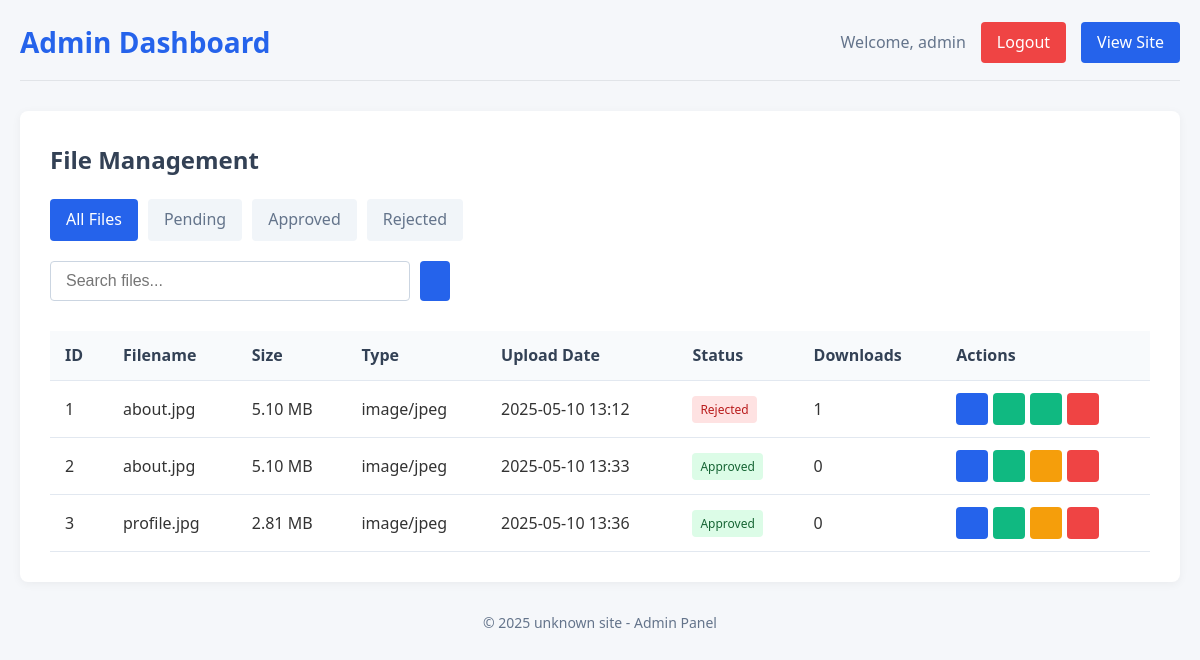
/admin-dashboard.php (signed in), run on the app's committed database.
### tables this page shows
CREATE TABLE `files` (
  `id` int(11) NOT NULL,
  `filename` varchar(255) NOT NULL,
  `original_filename` varchar(255) NOT NULL,
  `file_path` varchar(255) NOT NULL,
  `file_size` int(11) NOT NULL,
  `file_type` varchar(100) NOT NULL,
  `upload_date` timestamp NOT NULL DEFAULT current_timestamp(),
  `status` enum('pending','approved','rejected') DEFAULT 'approved',
  `download_count` int(11) DEFAULT 0
);

### db.php (called while the page is built, shortened)
<?php
$host = 'localhost';
$dbname = 'file_upload_system';
$username = 'root';
$password = '';
try {
    $pdo = new PDO("mysql:host=$host;dbname=$dbname", $username, $password);
    $pdo->setAttribute(PDO::ATTR_ERRMODE, PDO::ERRMODE_EXCEPTION);
} catch (PDOException $e) {
    die("Database connection failed: " . $e->getMessage());
}
function getAllFiles($status = null) {
    global $pdo;
    $query = "SELECT * FROM files";
    if ($status) {
        $query .= " WHERE status = ?";
        $stmt = $pdo->prepare($query);
        $stmt->execute([$status]);
    } else {
        $stmt = $pdo->prepare($query);
        $stmt->execute();
    }
    return $stmt->fetchAll(PDO::FETCH_ASSOC);
}

### admin-dashboard.php (the view, shortened to what this page needs)
<?php
require_once 'db.php';
$filter = $_GET['filter'] ?? 'all';
$files = [];
if ($filter === 'pending') {
    $files = getAllFiles('pending');
} elseif ($filter === 'approved') {
    $files = getAllFiles('approved');
} elseif ($filter === 'rejected') {
    $files = getAllFiles('rejected');
} else {
    $files = getAllFiles();
}
?>
<!DOCTYPE html>
<html lang="en">
<head>
    <link rel="stylesheet" href="assets/css/style.css">
</head>
<body>
    <div class="container">
        <header class="admin-header">
            <h1>Admin Dashboard</h1>
            <div class="admin-actions">
                <span class="admin-username">Welcome, <?php echo htmlspecialchars($_SESSION['admin_username']); ?></span>
                <a href="?logout=1" class="logout-button">Logout</a>
                <a href="index.php" class="back-link">View Site</a>
            </div>
        </header>
        <main>
            <div class="admin-controls">
                <h2>File Management</h2>
                <div class="filter-controls">
                    <a href="?filter=all" class="filter-button <?php echo $filter === 'all' ? 'active' : ''; ?>">All Files</a>
                    <a href="?filter=pending" class="filter-button <?php echo $filter === 'pending' ? 'active' : ''; ?>">Pending</a>
                    <a href="?filter=approved" class="filter-button <?php echo $filter === 'approved' ? 'active' : ''; ?>">Approved</a>
                    <a href="?filter=rejected" class="filter-button <?php echo $filter === 'rejected' ? 'active' : ''; ?>">Rejected</a>
                </div>
                <div class="search-box admin-search">
                    <input type="text" id="adminSearchInput" placeholder="Search files...">
                    <button id="adminSearchButton">
                    </button>
                </div>
            </div>
            <div class="file-table-container">
                <table class="file-table">
                    <thead>
                        <tr>
                            <th>ID</th>
                            <th>Filename</th>
                            <th>Size</th>
                            <th>Type</th>
                            <th>Upload Date</th>
                            <th>Status</th>
                            <th>Downloads</th>
                            <th>Actions</th>
                        </tr>
                    </thead>
                    <tbody id="adminFileList">
                        <?php if (count($files) > 0): ?>
                            <?php foreach ($files as $file): ?>
                                <tr data-filename="<?php echo htmlspecialchars($file['original_filename']); ?>">
                                    <td><?php echo $file['id']; ?></td>
                                    <td data-filename="<?php echo htmlspecialchars($file['filename']); ?>"><?php echo htmlspecialchars($file['original_filename']); ?></td>
                                    <td><?php echo formatFileSize($file['file_size']); ?></td>
                                    <td><?php echo htmlspecialchars($file['file_type']); ?></td>
                                    <td><?php echo date('Y-m-d H:i', strtotime($file['upload_date'])); ?></td>
                                    <td>
                                        <span class="status-badge status-<?php echo $file['status']; ?>">
                                            <?php echo ucfirst($file['status']); ?>
                                        </span>
                                    </td>
                                    <td><?php echo $file['download_count']; ?></td>
                                    <td class="actions-cell">
                                        <div class="action-buttons">
                                            <a href="download.php?id=<?php echo $file['id']; ?>" class="action-button download-button" title="Download">
                                                <i data-lucide="download" class="action-icon"></i>
                                            </a>
                                            <?php if ($file['status'] !== 'approved'): ?>
                                                <form method="POST" action="" class="inline-form">
                                                    <button type="submit" class="action-button approve-button" title="Approve">
                                                        <i data-lucide="check" class="action-icon"></i>
                                                    </button>
                                                </form>
                                            <?php endif; ?>
                                            <?php if ($file['status'] !== 'rejected'): ?>
                                                <form method="POST" action="" class="inline-form">
                                                    <button type="submit" class="action-button reject-button" title="Reject">
                                                        <i data-lucide="x" class="action-icon"></i>
                                                    </button>
                                                </form>
                                            <?php endif; ?>
                                            <form method="POST" action="" class="inline-form" onsubmit="return confirm('Are you sure you want to delete this file?');">
                                                <button type="submit" class="action-button delete-button" title="Delete">
                                                    <i data-lucide="trash-2" class="action-icon"></i>
                                                </button>
                                            </form>
                                        </div>
                                    </td>
                                </tr>
                            <?php endforeach; ?>
                        <?php else: ?>
                            <tr>
                                <td colspan="8" class="no-files">No files found</td>
                            </tr>
                        <?php endif; ?>
                    </tbody>
                </table>
            </div>
        </main>
        <footer>
            <p>&copy; <?php echo date('Y'); ?> unknown site - Admin Panel</p>
        </footer>
    </div>
        <?php
        function formatFileSize($bytes) {
            if ($bytes >= 1073741824) {
                return number_format($bytes / 1073741824, 2) . ' GB';
            } elseif ($bytes >= 1048576) {
                return number_format($bytes / 1048576, 2) . ' MB';
            } elseif ($bytes >= 1024) {
                return number_format($bytes / 1024, 2) . ' KB';
            } else {
                return $bytes . ' bytes';
            }
        }
        ?>
</body>
</html>

### assets/css/style.css (style rules this page uses)
* { margin: 0; padding: 0; box-sizing: border-box; }
body { font-family: "Segoe UI", Tahoma, Geneva, Verdana, sans-serif; line-height: 1.6; color: #333; background-color: #f5f7fa; }
.container { max-width: 1200px; margin: 0 auto; padding: 20px; }
header { display: flex; justify-content: space-between; align-items: center; margin-bottom: 30px; padding-bottom: 15px; border-bottom: 1px solid #e1e4e8; }
h1 { color: #2563eb; font-size: 28px; }
.admin-link, .back-link { display: inline-block; padding: 8px 16px; background-color: #2563eb; color: white; text-decoration: none; border-radius: 4px; font-weight: 500; transition: background-color 0.2s; }
main { background-color: white; border-radius: 8px; box-shadow: 0 2px 10px rgba(0, 0, 0, 0.05); padding: 30px; margin-bottom: 30px; }
.search-box { display: flex; gap: 10px; margin-bottom: 20px; }
.search-box input { flex: 1; padding: 10px 15px; border: 1px solid #cbd5e1; border-radius: 4px; font-size: 16px; }
.search-box button { padding: 10px 15px; background-color: #2563eb; color: white; border: none; border-radius: 4px; cursor: pointer; transition: background-color 0.2s; }
.admin-header { display: flex; justify-content: space-between; align-items: center; }
.admin-actions { display: flex; align-items: center; gap: 15px; }
.admin-username { font-weight: 500; color: #64748b; }
.logout-button { padding: 8px 16px; background-color: #ef4444; color: white; text-decoration: none; border-radius: 4px; font-weight: 500; transition: background-color 0.2s; }
.admin-controls { margin-bottom: 30px; }
.admin-controls h2 { margin-bottom: 20px; color: #334155; }
.filter-controls { display: flex; gap: 10px; margin-bottom: 20px; flex-wrap: wrap; }
.filter-button { padding: 8px 16px; background-color: #f1f5f9; color: #64748b; text-decoration: none; border-radius: 4px; font-weight: 500; transition: all 0.2s; }
.filter-button.active { background-color: #2563eb; color: white; }
.admin-search { max-width: 400px; }
.file-table-container { overflow-x: auto; margin: 0 -15px; padding: 0 15px; }
.file-table { width: 100%; border-collapse: collapse; min-width: 800px; }
.file-table th, .file-table td { padding: 12px 15px; text-align: left; border-bottom: 1px solid #e2e8f0; }
.file-table th { background-color: #f8fafc; font-weight: 600; color: #334155; position: sticky; top: 0; z-index: 10; }
.status-badge { display: inline-block; padding: 4px 8px; border-radius: 4px; font-size: 12px; font-weight: 500; }
.status-approved { background-color: #dcfce7; color: #166534; }
.status-rejected { background-color: #fee2e2; color: #b91c1c; }
.actions-cell { white-space: nowrap; }
.action-buttons { display: flex; gap: 5px; flex-wrap: wrap; }
.action-button { display: inline-flex; align-items: center; justify-content: center; width: 32px; height: 32px; border-radius: 4px; border: none; background-color: #f1f5f9; cursor: pointer; transition: background-color 0.2s; }
.download-button { background-color: #2563eb; color: white; }
.approve-button { background-color: #10b981; color: white; }
.reject-button { background-color: #f59e0b; color: white; }
.delete-button { background-color: #ef4444; color: white; }
.action-icon { width: 16px; height: 16px; }
.inline-form { display: inline; }
footer { text-align: center; color: #64748b; font-size: 14px; }

### data on the page
files: id "1", original_filename "about.jpg", file_size "5.10 MB", file_type "image/jpeg", upload_date "2025-05-10 13:12", status "Rejected", download_count "1"
files: id "2", original_filename "about.jpg", file_size "5.10 MB", file_type "image/jpeg", upload_date "2025-05-10 13:33", status "Approved", download_count "0"
files: id "3", original_filename "profile.jpg", file_size "2.81 MB", file_type "image/jpeg", upload_date "2025-05-10 13:36", status "Approved", download_count "0"

### other printed values
$_SESSION['admin_username'] "admin"
